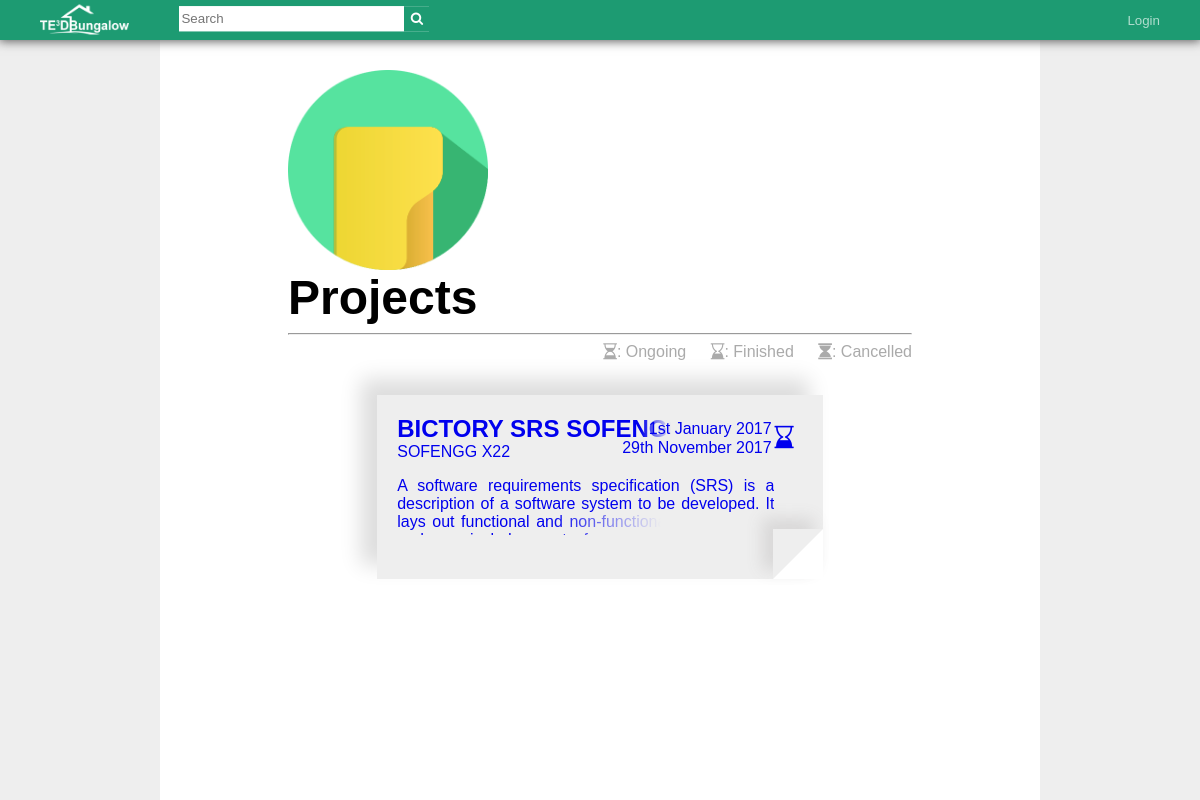
Before: / with the older database file.
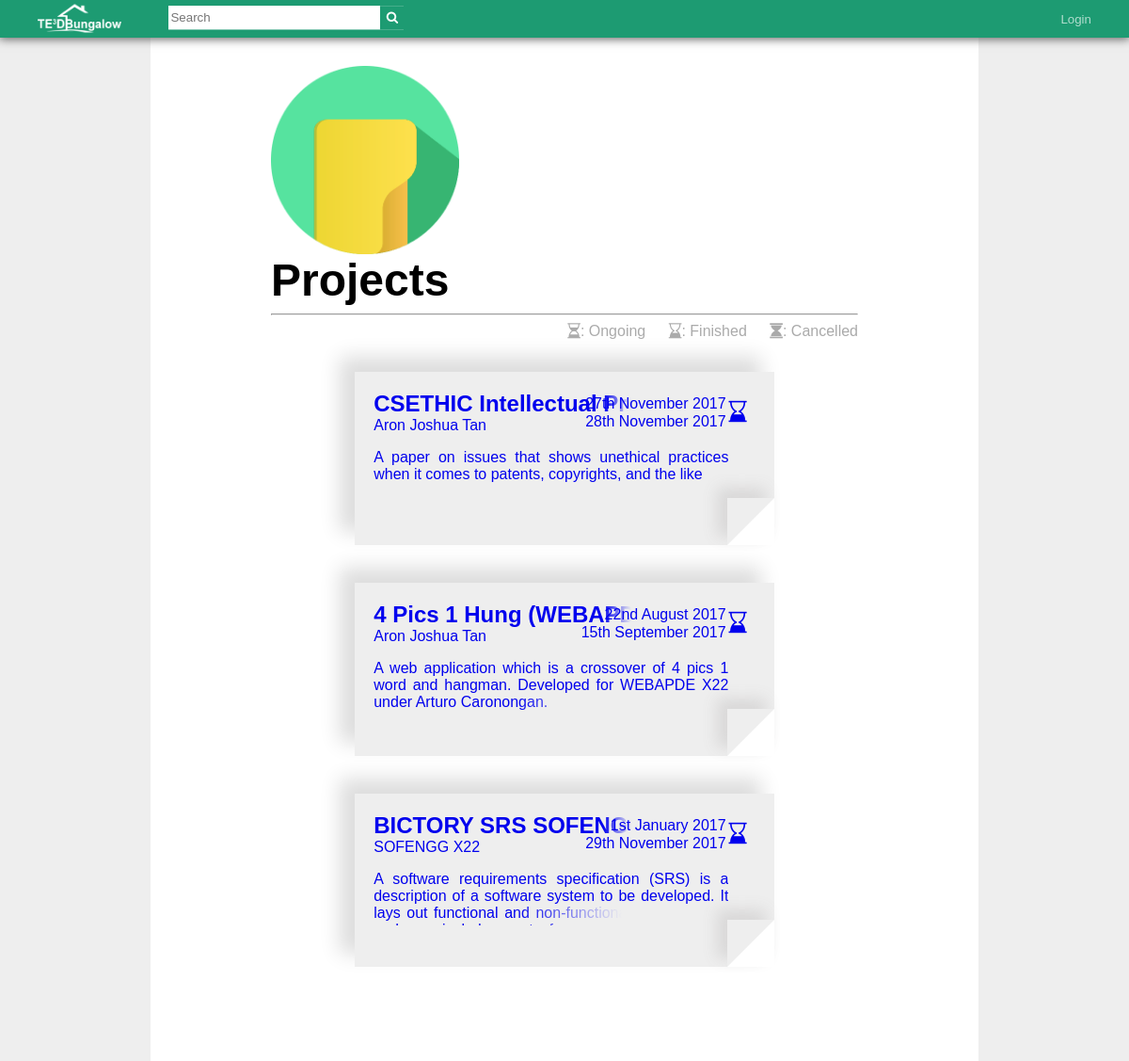
After: the same page with the newer database file.
### tables this page shows
CREATE TABLE `tptable` (
  `tpID` int(11) NOT NULL,
  `tpTitle` varchar(99) NOT NULL,
  `tpDesc` varchar(5000) NOT NULL,
  `tpMemberName` varchar(500) DEFAULT NULL,
  `tpSDate` date NOT NULL,
  `tpEDate` date DEFAULT NULL,
  `tpAccessLVL` int(11) NOT NULL,
  `pHead` varchar(50) DEFAULT NULL
);

### html/index.php (the view, shortened to what this page needs)
<?php
    include '../php/dbh.php';
?>
<!DOCTYPE html>
<html>
<link rel="stylesheet" href="https://cdnjs.cloudflare.com/ajax/libs/font-awesome/4.7.0/css/font-awesome.min.css">
<link rel="stylesheet" href="../css/style.css">
<link rel="stylesheet" href="../css/index.css">
</head>
<body>
  <div id="toolbar">
    <div id="logo">
      <a href="index.php"><img src="../images/logo_full.png" height="30px"></a>
    </div>
    <div id="searchBar">
      <form action="search.php" method="POST">
        <input id="searchTerm" type="text" name="search-field" placeholder="Search"/>
        <button id="searchButton" type="submit" name="search-button">
          <i class="fa fa-search"></i>
        </button>
      </form>
    </div>
    <?php
      $uli = '0';
      if(isset($_COOKIE['loggedIn'])){
        $uli = $_COOKIE['loggedIn'];
        if($uli == '1'){
          echo "<ul id=\"toolbarButtons\">
                  <li><button id=\"notificationButton\" class=\"toolbarButton\" onclick=\"openNotifications()\"><i id=\"notificationCount\">99</i><i class=\"fa fa-bell\"></i></button></li>
                  <li><button id=\"userName\" class=\"toolbarButton\" onclick=\"location.href='profile.php';\">".$_COOKIE['uFName']." ".$_COOKIE['uLName']."</button></li>
                  <li><button class=\"toolbarButton\" onclick=\"location.href='../php/logOut.php'\">Logout</button></li>
                </ul>";
        }else{
          echo "<ul id=\"toolbarButtons\">
                  <li><button class=\"toolbarButton\" name=\"li1\" onclick=\"openLogin();\">Login</button></li>
                </ul>";
        }
      }else{
          echo "<ul id=\"toolbarButtons\">
                  <li><button class=\"toolbarButton\" name=\"".$uli."\" onclick=\"openLogin();\">Login</button></li>
                </ul>";
      }
    ?>
  </div>
  <div id="wrap">
    <div id="pageHead">
      <img src="../images/projectlogo.png">
      <h1>Projects</h1>
      <hr>
      <p class="pageLegend">
        <i class="fa fa-hourglass-2"></i>: Ongoing
        <i class="fa fa-hourglass-end"></i>: Finished
        <i class="fa fa-hourglass"></i>: Cancelled
      </p>
    </div>
  <div id="wrap">
      <?php
          $sql = "SELECT * FROM tptable ORDER BY tpSDate DESC";
          $result = mysqli_query($conn,$sql);
          $queryResults = mysqli_num_rows($result);
          if ($queryResults > 0){
            while ($row = mysqli_fetch_assoc($result)){
                  $iClass = "";
                  $projStart = "";
                  $projEnd = "";
                  if($row['tpEDate'] != null && $row['tpEDate'] == $row['tpSDate']){
                    $iClass = "projectStatus fa fa-hourglass";
                    $date = date_create($row['tpSDate']);
                    $projStart = date_format($date, 'jS F Y');
                    $date = date_create($row['tpEDate']);
                    $projEnd = date_format($date, 'jS F Y');
                  }
                  else if($row['tpEDate'] != null && $row['tpEDate'] != $row['tpSDate']){
                    $iClass = "projectStatus fa fa-hourglass-end";
                    $date = date_create($row['tpSDate']);
                    $projStart = date_format($date, 'jS F Y');
                    $date = date_create($row['tpEDate']);
                    $projEnd = date_format($date, 'jS F Y');
                  }
                  else if($row['tpEDate'] == null){
                    $iClass = "projectStatus fa fa-hourglass-2";
                    $date = date_create($row['tpSDate']);
                    $projStart = date_format($date, 'jS F Y');
                  }
                  echo "<a href='project.php?pid=".$row['tpID']."' style=\"text-decoration:none;\"><div class=\"projectDisplay\">
                  <i class=\"".$iClass."\"></i>
                  <p class=\"projectTitle\">".$row['tpTitle']."
                  <p class=\"projectHead\">".$row['pHead']."
                  <p class=\"projectStart\">".$projStart."
                 <p class=\"projectEnd\">".$projEnd."
                 <p class=\"projectAbstract\">".$row['tpDesc']."
                  <div class=\"cornerFold\">
                  </div>
                  </div></a>";
            }
          }
      ?>
  </div>
  <div id="wrapbg">
  </div>
</body>
</html>

### css/style.css (style rules this page uses)
html, body { background: #eeeeee; font-family: Arial, Helvetica, sans-serif; height: 100%; margin: 0; overflow-y: overlay; }
h1 { display: block; font-size: 3.0em; font-weight: bold; margin: 40px 0 0 0; overflow: hidden; padding: 0; position: relative; width: 60%; white-space: nowrap; }
#toolbar { background: #1d9b72; box-shadow: 0 0 10px 1px #555; height: 40px; line-height: 40px; top: 0; padding: 0; position: fixed; width: 100%; z-index: 2; }
#logo { display: inline-block; float: left; margin: 0 50px 0 40px; padding: 0; transform: translateY(10%); }
#searchBar { background: #fff; display: inline-block; height: 25px; margin: 0; padding: 0; position: relative; transform: translateY(25%); width: 250px; }
#searchTerm { border: none; float: left; height: 21px; margin: 0; outline: none; padding: 2px; width: 221px; }
#searchButton { background: #1d9b72; border: none; color: #fff; float: right; height: 25px; margin: 0; outline: none; width: 25px; }
#toolbarButtons { list-style-type: none; float: right; margin: 0; padding: 0; }
#toolbarButtons li { float: left; margin: 0; padding: 0; }
#wrap { background: #fff; margin: 0 auto; padding: 50px; width: 65%; z-index: 1; }
#wrapbg { background: #fff; height: 100%; left: 0; margin: 0 auto; padding: 50px; position: fixed; right: 0; width: 65%; z-index: 0; }
#pageHead { display: block; height: 150px; margin: 0 auto 65px auto; padding: 20px; position: relative; width: 80%; }
#pageHead img { float: left; height: 200px; margin: 0 50px 0 0; }
.toolbarButton { background: #1d9b72; border: none; cursor: pointer; height: 35px; margin: 0 20px 0 0; outline: none; padding: 0 20px 0 20px; color: #b0ddce; }
.pageLegend { color: #aaa; float: right; margin: 0; }
.pageLegend i { margin: 0 0 0 20px; }

### css/index.css (style rules this page uses)
.projectDisplay { background: #eeeeee; box-shadow: -15px -15px 20px 1px #ddd; display: block; height: 18vh; margin: 40px auto 40px auto; padding: 20px; position: relative; width: 80%; }
.projectDisplay:last-child { margin: 40px auto 0 auto; }
.projectStatus { display: block; font-size: 1.4em; position: absolute; right: 1.3em; top: 1.4em; }
.projectTitle { display: block; font-size: 1.5em; font-weight: bold; margin: 0; overflow: hidden; padding: 0; position: relative; width: 75%; white-space: nowrap; }
.projectHead { margin: 0; padding: 0; }
.projectTitle:after { background: linear-gradient(to right, rgba(238, 238, 238, 0), rgba(238, 238, 238, 1) 50%); bottom: 0; content: ""; height: 1.2em; position: absolute; right: 0; text-align: right; width: 20%; }
.projectStart { clear: both; float: right; margin: 0 7%; padding: inherit; position: absolute; right: 0; top: .3em; }
.projectEnd { clear: both; float: right; margin: 0 7%; padding: inherit; position: absolute; right: 0; top: 1.5em; }
.projectAbstract { display: block; height: 3.6em; overflow: hidden; position: relative; text-align: justify; width: 93%; }
.projectAbstract:after { background: linear-gradient(to right, rgba(238, 238, 238, 0), rgba(238, 238, 238, 1) 50%); bottom: 0; content: ""; height: 1.2em; position: absolute; right: 0; text-align: right; width: 60%; }
.cornerFold { border-bottom: 50px solid #fff; border-left: 50px solid #eee; box-shadow: -10px -10px 15px 1px #d9d8d8; bottom: 0; height: 0; position: absolute; right: 0; width: 0; }

Changed rows visible on the page:
added tptable: tpTitle "CSETHIC Intellectual…", pHead "Aron Joshua Tan", tpSDate "27th November 2017", tpEDate "28th November 2017", tpDesc "A paper on issues that shows unethical practices when it comes to patents, copyrights, and the like"
added tptable: tpTitle "4 Pics 1 Hung (WEBAPDE)", pHead "Aron Joshua Tan", tpSDate "22nd August 2017", tpEDate "15th September 2017", tpDesc "A web application which is a crossover of 4 pics 1 word and hangman. Developed for WEBAPDE X22 under Arturo Caronongan."
